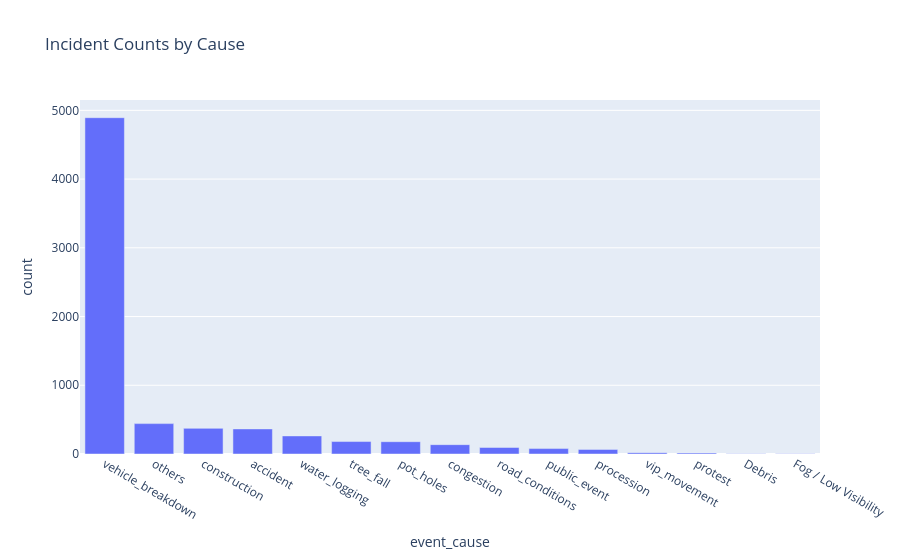
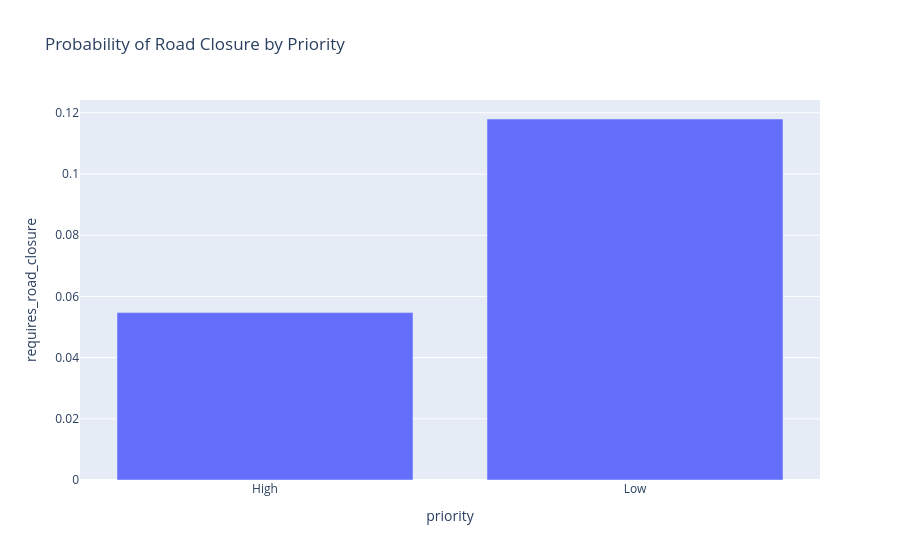
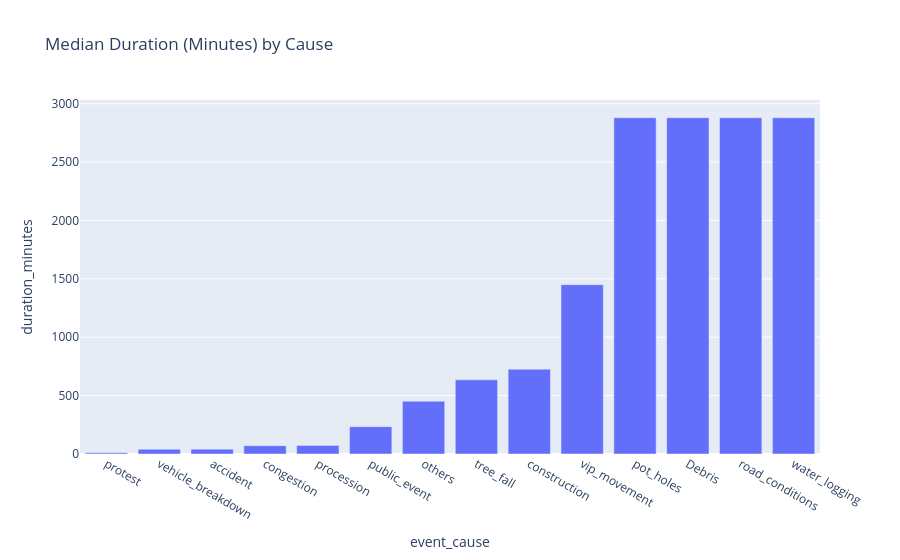

Notebook cell for these charts, in order:
### Markdown cell above
## 5. Exploratory Data Analysis

### Code cell
# Top event causes
cause_counts = df['event_cause'].value_counts().reset_index()
cause_counts.columns = ['event_cause', 'count']
fig = px.bar(cause_counts, x='event_cause', y='count', title='Incident Counts by Cause')
fig.show()

# Priority vs Closure Probability
closure_prob = df.groupby('priority')['requires_road_closure'].mean().reset_index()
fig2 = px.bar(closure_prob, x='priority', y='requires_road_closure', title='Probability of Road Closure by Priority')
fig2.show()

# Median Duration by Cause
median_duration = df.dropna(subset=['duration_minutes']).groupby('event_cause')['duration_minutes'].median().sort_values().reset_index()
fig3 = px.bar(median_duration, x='event_cause', y='duration_minutes', title='Median Duration (Minutes) by Cause')
fig3.show()

### Figure 1 — Plotly figure (JSON) as saved in the notebook; plotly's stock layout.template omitted (floating-point values rounded to 4 significant figures)
{"data": [{"hovertemplate": "event_cause=%{x}<br>count=%{y}<extra></extra>", "legendgroup": "", "marker": {"color": "#636efa", "pattern": {"shape": ""}}, "name": "", "orientation": "v", "showlegend": false, "textposition": "auto", "type": "bar", "x": ["vehicle_breakdown", "others", "construction", "accident", "water_logging", "tree_fall", "pot_holes", "congestion", "road_conditions", "public_event", "procession", "vip_movement", "protest", "Debris", "Fog / Low Visibility"], "xaxis": "x", "y": [4893, 442, 373, 365, 263, 181, 179, 136, 95, 79, 67, 20, 15, 4, 2], "yaxis": "y"}], "layout": {"barmode": "relative", "legend": {"tracegroupgap": 0}, "title": {"text": "Incident Counts by Cause"}, "xaxis": {"anchor": "y", "domain": [0, 1], "title": {"text": "event_cause"}}, "yaxis": {"anchor": "x", "domain": [0, 1], "title": {"text": "count"}}}}

### Figure 2 — Plotly figure (JSON) as saved in the notebook; plotly's stock layout.template omitted (floating-point values rounded to 4 significant figures)
{"data": [{"hovertemplate": "priority=%{x}<br>requires_road_closure=%{y}<extra></extra>", "legendgroup": "", "marker": {"color": "#636efa", "pattern": {"shape": ""}}, "name": "", "orientation": "v", "showlegend": false, "textposition": "auto", "type": "bar", "x": ["High", "Low"], "xaxis": "x", "y": [0.05471, 0.118], "yaxis": "y"}], "layout": {"barmode": "relative", "legend": {"tracegroupgap": 0}, "title": {"text": "Probability of Road Closure by Priority"}, "xaxis": {"anchor": "y", "domain": [0, 1], "title": {"text": "priority"}}, "yaxis": {"anchor": "x", "domain": [0, 1], "title": {"text": "requires_road_closure"}}}}

### Figure 3 — Plotly figure (JSON) as saved in the notebook; plotly's stock layout.template omitted (floating-point values rounded to 4 significant figures)
{"data": [{"hovertemplate": "event_cause=%{x}<br>duration_minutes=%{y}<extra></extra>", "legendgroup": "", "marker": {"color": "#636efa", "pattern": {"shape": ""}}, "name": "", "orientation": "v", "showlegend": false, "textposition": "auto", "type": "bar", "x": ["protest", "vehicle_breakdown", "accident", "congestion", "procession", "public_event", "others", "tree_fall", "construction", "vip_movement", "pot_holes", "Debris", "road_conditions", "water_logging"], "xaxis": "x", "y": [10.66, 40.73, 41.47, 71.54, 73.68, 234.2, 452.1, 634.9, 726.4, 1450.0, 2880.0, 2880.0, 2880.0, 2880.0], "yaxis": "y"}], "layout": {"barmode": "relative", "legend": {"tracegroupgap": 0}, "title": {"text": "Median Duration (Minutes) by Cause"}, "xaxis": {"anchor": "y", "domain": [0, 1], "title": {"text": "event_cause"}}, "yaxis": {"anchor": "x", "domain": [0, 1], "title": {"text": "duration_minutes"}}}}
